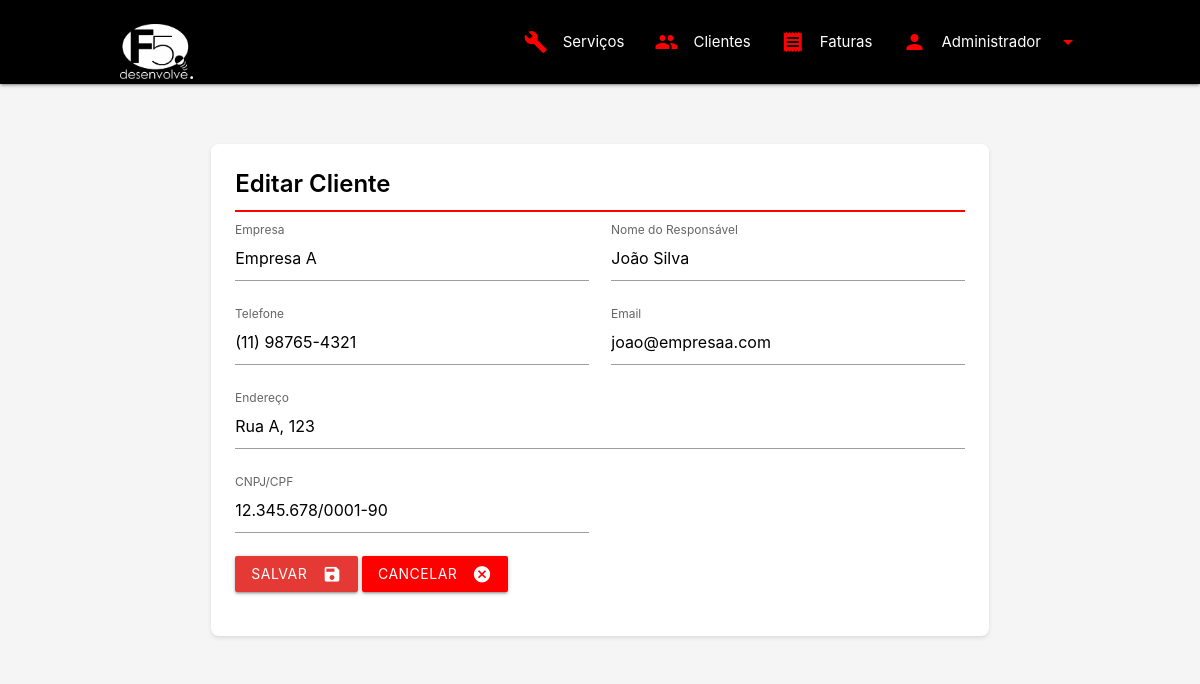
Page /clients/edit.php?id=1 (signed in) on the committed database.
### tables this page shows
CREATE TABLE IF NOT EXISTS clients (
    id INT PRIMARY KEY AUTO_INCREMENT,
    empresa VARCHAR(100) NOT NULL,
    documento VARCHAR(20),
    endereco TEXT,
    cidade VARCHAR(100),
    estado CHAR(2),
    cep VARCHAR(10),
    responsavel VARCHAR(100),
    telefone VARCHAR(20),
    email VARCHAR(100),
    valor_contrato DECIMAL(10,2) DEFAULT 0.00,
    contrato_url VARCHAR(255),
    status BOOLEAN DEFAULT TRUE,
    user_id INT,
    plano_meses INT DEFAULT 1,
    created_at TIMESTAMP DEFAULT CURRENT_TIMESTAMP,
    updated_at TIMESTAMP DEFAULT CURRENT_TIMESTAMP ON UPDATE CURRENT_TIMESTAMP,
    FOREIGN KEY (user_id) REFERENCES users(id)
);

### clients/edit.php (the view, shortened to what this page needs)
<?php
$id = $_GET['id'];
$pdo = getConnection();
try {
    $stmt = $pdo->prepare("SELECT * FROM clients WHERE id = ?");
    $stmt->execute([$id]);
    $cliente = $stmt->fetch(PDO::FETCH_ASSOC);
} catch (PDOException $e) {
    $error = "Erro ao buscar dados do cliente: " . $e->getMessage();
}
?>
<!DOCTYPE html>
<html lang="pt-BR">
<head>
    <link rel="stylesheet" href="https://cdnjs.cloudflare.com/ajax/libs/materialize/1.0.0/css/materialize.min.css">
    <link rel="stylesheet" href="../assets/css/style.css">
</head>
<body>
    <?php require_once '../components/header.php'; ?>
    <div class="container mt-4">
        <div class="row">
            <div class="col s12">
                <div class="card">
                    <div class="card-content">
                        <span class="card-title">Editar Cliente</span>
                        <form method="POST" class="row">
                            <div class="input-field col s12 m6">
                                <input type="text" id="empresa" name="empresa" value="<?= htmlspecialchars($cliente['empresa'] ?? '') ?>">
                                <label for="empresa" <?= !empty($cliente['empresa']) ? 'class="active"' : '' ?>>Empresa</label>
                            </div>
                            <div class="input-field col s12 m6">
                                <input type="text" id="responsavel" name="responsavel" value="<?= htmlspecialchars($cliente['responsavel'] ?? '') ?>">
                                <label for="responsavel" <?= !empty($cliente['responsavel']) ? 'class="active"' : '' ?>>Nome do Responsável</label>
                            </div>
                            <div class="input-field col s12 m6">
                                <input type="tel" id="telefone" name="telefone" value="<?= htmlspecialchars($cliente['telefone'] ?? '') ?>">
                                <label for="telefone" <?= !empty($cliente['telefone']) ? 'class="active"' : '' ?>>Telefone</label>
                            </div>
                            <div class="input-field col s12 m6">
                                <input type="email" id="email" name="email" value="<?= htmlspecialchars($cliente['email'] ?? '') ?>">
                                <label for="email" <?= !empty($cliente['email']) ? 'class="active"' : '' ?>>Email</label>
                            </div>
                            <div class="input-field col s12">
                                <input type="text" id="endereco" name="endereco" value="<?= htmlspecialchars($cliente['endereco'] ?? '') ?>">
                                <label for="endereco" <?= !empty($cliente['endereco']) ? 'class="active"' : '' ?>>Endereço</label>
                            </div>
                            <div class="input-field col s12 m6">
                                <input type="text" id="documento" name="documento" value="<?= htmlspecialchars($cliente['documento'] ?? '') ?>">
                                <label for="documento" <?= !empty($cliente['documento']) ? 'class="active"' : '' ?>>CNPJ/CPF</label>
                            </div>
                            <div class="col s12">
                                <button type="submit" class="btn waves-effect waves-light red darken-1">
                                    Salvar
                                    <i class="material-icons right">save</i>
                                </button>
                                <a href="index.php" class="btn waves-effect waves-light grey">
                                    Cancelar
                                    <i class="material-icons right">cancel</i>
                                </a>
                            </div>
                        </form>
                    </div>
                </div>
            </div>
        </div>
    </div>
</body>
</html>

### assets/css/style.css (style rules this page uses)
:root { --primary-color: #000000; --secondary-color: #ff0000; --text-color: #ffffff; }
body { background-color: #f5f5f5; color: #333; }
.container { padding: 20px; }
.card, .stats-card { background-color: #ffffff; border-radius: 8px; box-shadow: 0 2px 4px rgba(0,0,0,0.1); margin-bottom: 20px; }
.card .card-title { color: #000; font-weight: 600; border-bottom: 2px solid #ff0000; padding-bottom: 10px; margin-bottom: 20px; }
.card .card-content { padding: 24px; }
.input-field label { color: #666; }
.material-icons { color: rgb(255, 255, 255); }
.container { margin-top: 20px; }
.card { margin-top: 20px; }
.btn { background-color: var(--secondary-color) !important; }
.input-field { margin-top: 1rem; margin-bottom: 1rem; }

### rows in the picture
clients: empresa "Empresa A", responsavel "João Silva", telefone "(11) 98765-4321", email "joao@empresaa.com", endereco "Rua A, 123", documento "12.345.678/0001-90"

### other values in the picture
$user['name'] "Administrador"
